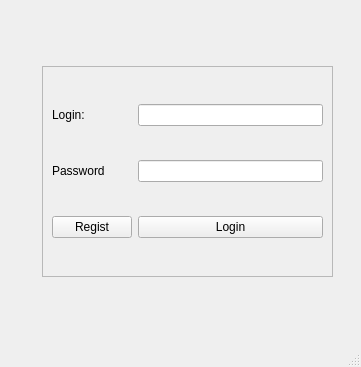
<?xml version="1.0" encoding="UTF-8"?>
<ui version="4.0">
 <class>MainWindow</class>
 <widget class="QMainWindow" name="MainWindow">
  <property name="geometry">
   <rect>
    <x>0</x>
    <y>0</y>
    <width>361</width>
    <height>367</height>
   </rect>
  </property>
  <property name="windowTitle">
   <string>MainWindow</string>
  </property>
  <widget class="QWidget" name="centralwidget">
   <widget class="QFrame" name="frame">
    <property name="geometry">
     <rect>
      <x>42</x>
      <y>66</y>
      <width>291</width>
      <height>211</height>
     </rect>
    </property>
    <property name="frameShape">
     <enum>QFrame::StyledPanel</enum>
    </property>
    <property name="frameShadow">
     <enum>QFrame::Raised</enum>
    </property>
    <layout class="QGridLayout" name="gridLayout">
     <item row="2" column="1">
      <widget class="QPushButton" name="loginButton">
       <property name="text">
        <string>Login</string>
       </property>
      </widget>
     </item>
     <item row="0" column="1">
      <widget class="QLineEdit" name="loginEdit"/>
     </item>
     <item row="1" column="0">
      <widget class="QLabel" name="label_2">
       <property name="text">
        <string>Password</string>
       </property>
       <property name="buddy">
        <cstring>passwordEdit</cstring>
       </property>
      </widget>
     </item>
     <item row="1" column="1">
      <widget class="QLineEdit" name="passwordEdit">
       <property name="echoMode">
        <enum>QLineEdit::Password</enum>
       </property>
      </widget>
     </item>
     <item row="2" column="0">
      <widget class="QPushButton" name="registButton">
       <property name="text">
        <string>Regist</string>
       </property>
      </widget>
     </item>
     <item row="0" column="0">
      <widget class="QLabel" name="label">
       <property name="text">
        <string>Login:</string>
       </property>
       <property name="buddy">
        <cstring>loginEdit</cstring>
       </property>
      </widget>
     </item>
    </layout>
   </widget>
  </widget>
  <widget class="QMenuBar" name="menubar">
   <property name="geometry">
    <rect>
     <x>0</x>
     <y>0</y>
     <width>361</width>
     <height>20</height>
    </rect>
   </property>
  </widget>
  <widget class="QStatusBar" name="statusbar"/>
 </widget>
 <resources/>
 <connections/>
</ui>
